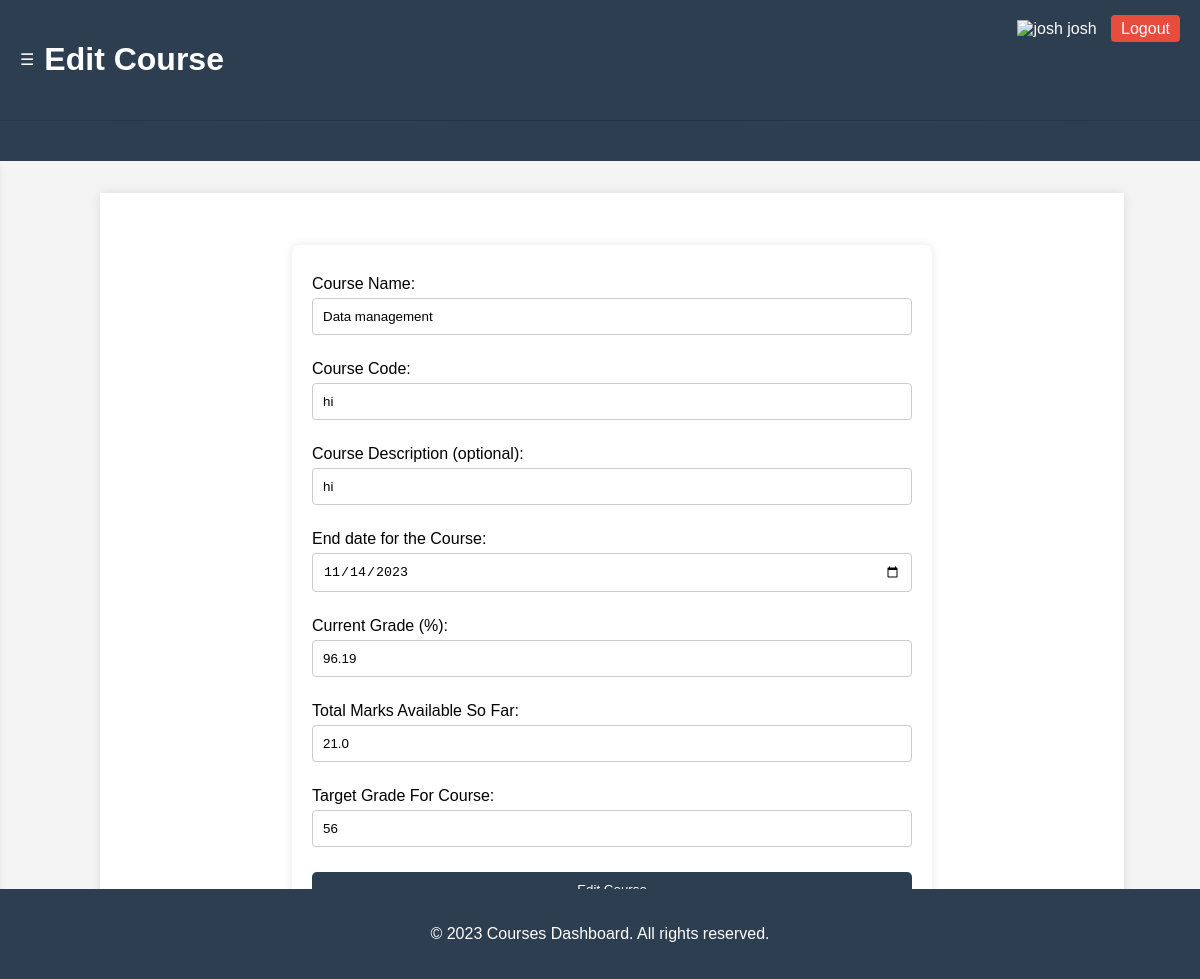
The page /course/3/edit (signed in) on the database its author committed.
### models.py (models this page shows, shortened)
class User(db.Model):
    username=db.Column(db.String, nullable=False)
    password=db.Column(db.String,nullable=False)
    id = db.Column(db.Integer, primary_key=True)
    courses = db.relationship('Course', backref='user', lazy=True)
    GPA = db.Column(db.Float, nullable=True)  # GPA is usually a float, not an integer
    goal = db.Column(db.Integer, nullable=True)  # Goal for the user (could be a description or target GPA)

class Course(db.Model):
    id = db.Column(db.Integer, primary_key=True)
    user_id = db.Column(db.Integer, db.ForeignKey('user.id'), nullable=True)  # Allow nullable for temporary courses
    code = db.Column(db.String(100), nullable=False)
    name = db.Column(db.String(100), nullable=False)
    description=db.Column(db.String(500), nullable=True)
    end_date = db.Column(db.DateTime, nullable=False)
    assessments = db.relationship('Assessment', backref='course', lazy=True)  # Relationship with Assessment
    starting_grade=db.Column(db.Float, nullable=False)
    starting_marks=db.Column(db.Float, nullable=False)
    grade=db.Column(db.Float, nullable=False)
    total_marks=db.Column(db.Float, nullable=False)
    goal = db.Column(db.Integer, nullable=False)  # Goal for the course (e.g., target grade or outcome)

### routes/course.py (the view, shortened to what this page needs)
@app.route('/course/<int:course_id>/edit', methods=['POST', 'GET'])
@check_course_ownership
def edit_course(course_id):
    if 'user_id' in session:
        course = Course.query.get(course_id)
    return render_template('add_course.html', course=course,action="Edit")

### routes/auth.py (called while the page is built)
@app.context_processor
def inject_user():
    user = None
    if 'user_id' in session:
        user = User.query.filter_by(id=session['user_id']).first()
    return dict(user=user)

def check_course_ownership(func):
    @wraps(func)
    def decorated_function(*args, **kwargs):
        if "user_id" in session:
            course_id = kwargs.get('course_id')
            try:
                course = Course.query.filter_by(id=course_id, user_id=session['user_id']).first()
            except OverflowError:
                 return render_template("not_found.html")
            if not course:
                return render_template("not_found.html")
        return func(*args, **kwargs)
    return decorated_function

### routes/course.py (called while the page is built)
@app.context_processor
def inject_courses():
    courses=None
    if 'user_id' in session:
        courses = Course.query.filter_by(user_id=session['user_id']).all()
    else:
        courses=session.get("temporary_courses",[])
    return dict(courses=courses)

### templates/add_course.html (shortened to what this page needs)
{% extends 'base.html' %}
{% block stylesheets %}
    <link rel="stylesheet" href="{{ url_for('static', filename='css/add_course.css') }}">
{% endblock %}
{% block header %}{{ action }} Course{% endblock %}
{% block content %}
    <form action="{% if action == 'Add' %}{{ url_for('create_course') }}{% else %}{{ url_for('edit_course', course_id=course.id if course else None) }}{% endif %}" method="post">
        <label for="course_name">Course Name:</label>
        <input type="text" id="course_name" name="course_name" value="{{ course.name if course else '' }}" oninput='check_if_existing()' required>
        <label for="course_code">Course Code:</label>
        <input type="text" id="course_code" name="course_code" value="{{ course.code if course else '' }}" required>
        <label for="course_description">Course Description (optional):</label>
        <input type="text" id="course_description" name="course_description" value="{{ course.description if course else '' }}" >
        <label for="end_date">End date for the Course:</label>
        <input type="date" id="end_date" name="end_date" value="{{ course.end_date.strftime('%Y-%m-%d') if course else '' }}" required>
        <label for="grade">Current Grade (%):</label>
        <input type="number" id="grade" name="grade" value="{{ course.grade|round(2) if course else '' }}" min="0" max="100" placeholder="Blank for none">
        <label for="total_marks">Total Marks Available So Far:</label>
        <input type="number" id="total_marks" name="total_marks" value="{{ course.total_marks if course else '' }}" min="0" placeholder="Blank for none">
        <label for="goal">Target Grade For Course:</label>
        <input type="number" id="goal" name="goal" value="{{ course.goal if course else '' }}" min="0" max="100" required>
    </form>
{% endblock %}

### templates/base.html (shortened to what this page needs)
<!DOCTYPE html>
<html>
<head>
    <link rel="stylesheet" href="{{ url_for('static', filename='css/base.css') }}">
    {% block stylesheets %}{% endblock %}
</head>
<body>
    <header>
        <div class="header-content">
            <div class="hamburger" onclick="toggleSidebar()">
                &#9776;
            </div>
            <h1>{% block header %}{% endblock %}</h1>
        </div>
        <div id="user-info" style="position: absolute; right: 20px; top: 20px;">
            {% if user %}
                <img src="{{ user.profile_pic_url | default('path/to/default/profile/pic.png') }}" alt="{{ user.username }}" width="50" height="50">
                <span>{{ user.username }}</span>
                <a href="{{ url_for('logout') }}" class="btn-logout">Logout</a>
            {% else %}
                <a href="{{ url_for('login') }}" class="btn-login">Signup/Login</a>
            {% endif %}
        </div>
        <hr>
    </header>
    <main class="content">
        {% block content %}{% endblock %}
    </main>
    <footer>
        <p>&copy; 2023 Courses Dashboard. All rights reserved.</p>
    </footer>
</body>
</html>

### static/css/base.css (style rules this page uses)
html, body { height: 100%; margin: 0; padding: 0; font-family: Arial, sans-serif; background-color: #f4f4f4; }
header, footer { background-color: #2c3e50; color: white; text-align: center; padding: 20px 0; flex-shrink: 0; }
footer { position: absolute; bottom: 0; left: 0; right: 0; width: 100%; }
header a, footer a { color: #3498db; }
.hamburger { display: block; cursor: pointer; margin-right: 10px; }
.header-content { display: flex; align-items: center; justify-content: start; padding: 0 20px; }
.content { transition: margin-left 0.3s; margin-left: 100px;; }
hr { border: 0; height: 1px; background-image: linear-gradient(to right, rgba(0, 0, 0, 0.1), rgba(0, 0, 0, 0.2), rgba(0, 0, 0, 0.1)); margin-top: 20px; margin-bottom: 20px; }
main { flex: 1; width: 80%; margin: 2rem auto; margin-left: 250px; background-color: #fff; padding: 2rem; box-shadow: 0px 0px 10px rgba(0, 0, 0, 0.1); }
.btn-login, .btn-logout { padding: 5px 10px; text-decoration: none; color: white; background-color: #3498db; border: none; border-radius: 4px; margin-left: 10px; cursor: pointer; }
.btn-logout { background-color: #e74c3c; }

### static/css/add_course.css (style rules this page uses)
body { background-color: #f4f4f4; font-family: Arial, sans-serif; }
form { background-color: white; max-width: 600px; margin: 20px auto; padding: 20px; box-shadow: 0 0 10px rgba(0, 0, 0, 0.1); border-radius: 8px; }
form label { display: block; margin-top: 10px; }
form input[type="text"], form input[type="date"], form input[type="number"] { width: calc(100% - 22px); padding: 10px; margin-top: 5px; margin-bottom: 15px; border: 1px solid #ccc; border-radius: 4px; }

### rows shown on the page
User: username "josh"
Course: course_name "Data management", course_code "hi", course_description "hi", end_date "11/14/2023", grade "96.19", total_marks "21.0", goal "56"

### other values the page prints
{{ action }} "Edit"
